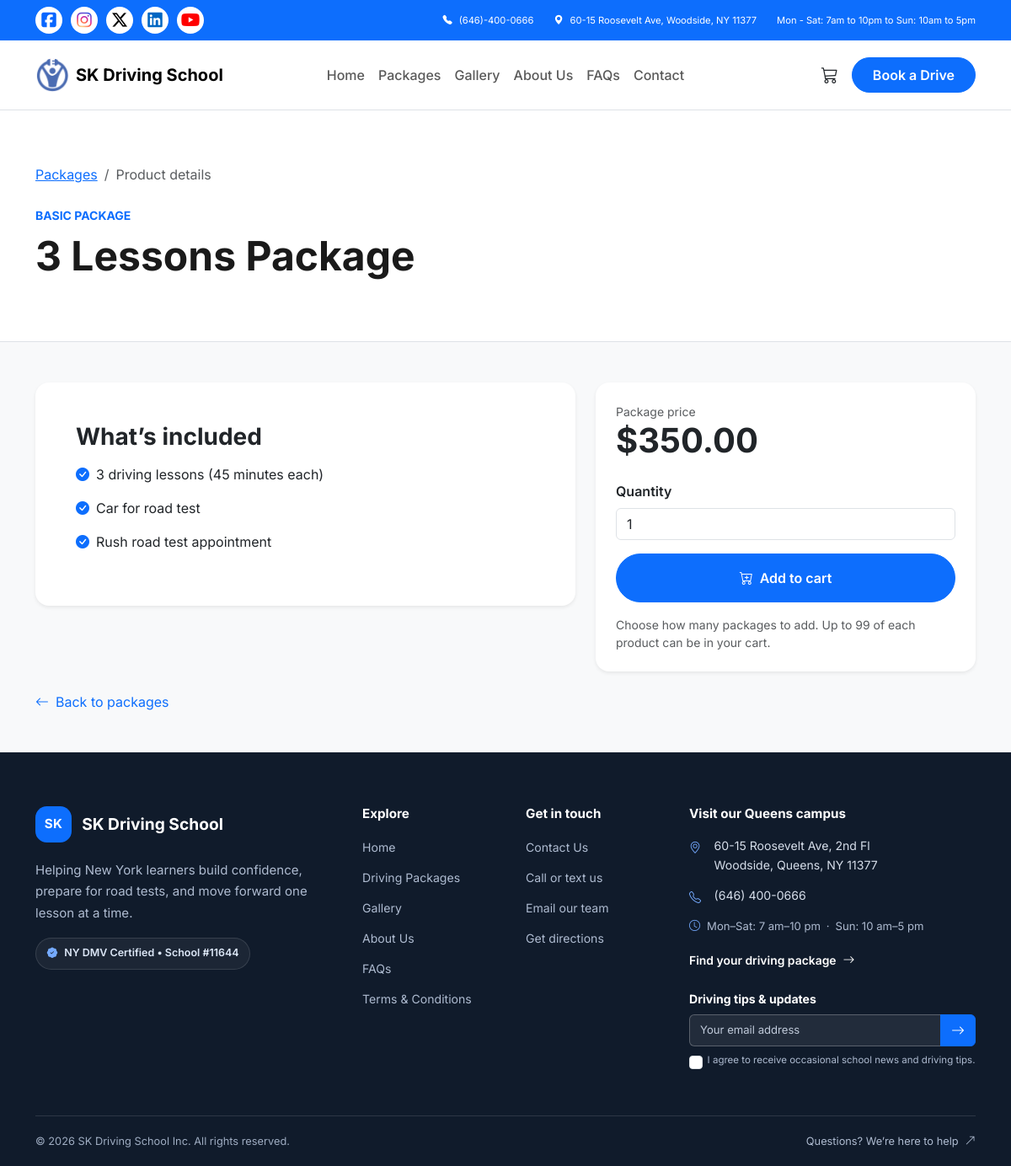
/product?id=3, run on the app's committed database.
### tables this page shows
CREATE TABLE IF NOT EXISTS products (
    id BIGINT UNSIGNED NOT NULL AUTO_INCREMENT PRIMARY KEY,
    category VARCHAR(32) NOT NULL,
    region VARCHAR(120) NULL,
    name VARCHAR(180) NOT NULL,
    price_cents INT UNSIGNED NOT NULL,
    subtitle VARCHAR(255) NULL,
    features JSON NOT NULL,
    is_active TINYINT(1) NOT NULL DEFAULT 1,
    sort_order INT NOT NULL DEFAULT 0,
    created_at TIMESTAMP NOT NULL DEFAULT CURRENT_TIMESTAMP,
    updated_at TIMESTAMP NOT NULL DEFAULT CURRENT_TIMESTAMP ON UPDATE CURRENT_TIMESTAMP,
    INDEX products_active_category_order (is_active, category, sort_order),
    INDEX products_region_category (region, category, is_active)
);

### includes/package-catalog.php (called while the page is built, shortened)
<?php
require_once __DIR__ . '/db.php';
$productsById = [];
$productCatalogReady = false;
if ($pdo === null) {
    $productCatalogError = 'The package catalog is unavailable because the database is not connected.';
} else {
    $tableStatement = $pdo->prepare(
        'SELECT COUNT(*) FROM information_schema.TABLES WHERE TABLE_SCHEMA = DATABASE() AND TABLE_NAME = ?'
    );
    $tableStatement->execute(['products']);
    $productCatalogReady = (int) $tableStatement->fetchColumn() === 1;
}
if ($productCatalogReady) {
    $statement = $pdo->query(
        'SELECT id, category, region, name, price_cents, subtitle, features, sort_order
         FROM products
         WHERE is_active = 1
         ORDER BY sort_order, id'
    );
    foreach ($statement->fetchAll() as $row) {
        $features = json_decode($row['features'], true);
        $features = array_values(array_filter($features, 'is_string'));
        $product = [
            'id' => (int) $row['id'],
            'category' => $row['category'],
            'region' => $row['region'] ?? '',
            'name' => $row['name'],
            'price' => ((int) $row['price_cents']) / 100,
            'features' => $features,
            'sort_order' => (int) $row['sort_order'],
        ];
        if (is_string($row['subtitle']) && $row['subtitle'] !== '') {
            $product['subtitle'] = $row['subtitle'];
        }
        $productsById[$product['id']] = $product;
    }
}

### product.php (the view, shortened to what this page needs)
<?php
require_once 'includes/package-catalog.php';
$productIdValue = $_GET['id'] ?? '';
$productId = is_string($productIdValue) && ctype_digit($productIdValue) ? (int) $productIdValue : 0;
$product = $productsById[$productId] ?? null;
$remainingQuantity = 99;
$quantityValue = '1';
if ($product === null) {
    http_response_code($productCatalogError === null ? 404 : 503);
} else {
    $cart = isset($_SESSION['cart']) && is_array($_SESSION['cart']) ? $_SESSION['cart'] : [];
    $itemId = $product['region'] . '|' . $product['category'] . '|' . $productId;
    $currentQuantity = isset($cart[$itemId]) && is_int($cart[$itemId]) && $cart[$itemId] > 0
        ? min(99, $cart[$itemId])
        : 0;
    $remainingQuantity = 99 - $currentQuantity;
}
include 'includes/header.php';
?>
<header class="site-header">
    <?php
    require_once 'includes/topbar.php';
    require_once 'includes/navbar.php';
    ?>
</header>
<main>
    <section class="py-5 bg-white border-bottom">
        <div class="container py-3">
            <nav aria-label="Breadcrumb" class="mb-4">
                <ol class="breadcrumb mb-0">
                    <li class="breadcrumb-item"><a href="packages">Packages</a></li>
                    <li class="breadcrumb-item active" aria-current="page">Product details</li>
                </ol>
            </nav>
            <?php if ($product === null): ?>
                <h1 class="display-5 fw-bold">Product unavailable</h1>
                <p class="lead text-muted mb-4">
                    <?= htmlspecialchars($productCatalogError ?? 'This product could not be found or is no longer available.', ENT_QUOTES, 'UTF-8') ?>
                </p>
                <a class="btn btn-primary rounded-pill px-4" href="packages">Browse packages</a>
            <?php else: ?>
                <span class="text-primary fw-bold small text-uppercase tracking-wide">
                    <?= htmlspecialchars($product['category'], ENT_QUOTES, 'UTF-8') ?> package
                </span>
                <h1 class="display-5 fw-bold mt-2 mb-2"><?= htmlspecialchars($product['name'], ENT_QUOTES, 'UTF-8') ?></h1>
            <?php endif; ?>
        </div>
    </section>
    <?php if ($product !== null): ?>
        <section class="py-5 bg-light">
            <div class="container">
                <div class="row g-4 align-items-start">
                    <div class="col-lg-7">
                        <article class="card border-0 shadow-sm rounded-4 p-4 p-md-5">
                            <h2 class="h3 fw-bold mb-3">What’s included</h2>
                            <ul class="list-unstyled mb-0">
                                <?php foreach ($product['features'] as $feature): ?>
                                    <li class="d-flex gap-2 mb-3">
                                        <i class="bi bi-check-circle-fill text-primary" aria-hidden="true"></i>
                                        <span><?= htmlspecialchars($feature, ENT_QUOTES, 'UTF-8') ?></span>
                                    </li>
                                <?php endforeach; ?>
                            </ul>
                        </article>
                    </div>
                    <div class="col-lg-5">
                        <aside class="card border-0 shadow-sm rounded-4 p-4" aria-label="Product price and order">
                            <span class="text-muted small">Package price</span>
                            <p class="display-6 fw-bold mb-4">$<?= number_format($product['price'], 2) ?></p>
                            <form method="post" action="product?id=<?= $productId ?>">
                                <label for="product-quantity" class="form-label fw-semibold">Quantity</label>
                                <input
                                    class="form-control mb-3"
                                    type="number"
                                    id="product-quantity"
                                    name="quantity"
                                    min="1"
                                    max="<?= $remainingQuantity ?>"
                                    value="<?= htmlspecialchars((string) $quantityValue, ENT_QUOTES, 'UTF-8') ?>"
                                    required
                                    <?= $remainingQuantity === 0 ? 'disabled' : '' ?>
                                >
                                <button type="submit" class="btn btn-primary w-100 rounded-pill py-3 fw-semibold" <?= $remainingQuantity === 0 ? 'disabled' : '' ?>>
                                    <i class="bi bi-cart-plus me-2" aria-hidden="true"></i>Add to cart
                                </button>
                            </form>
                            <p class="small text-muted mt-3 mb-0">
                                <?= $remainingQuantity === 99
                                    ? 'Choose how many packages to add. Up to 99 of each product can be in your cart.'
                                    : 'You can add up to ' . $remainingQuantity . ' more of this product. You’ll review your selections in the cart before proceeding.' ?>
                            </p>
                        </aside>
                    </div>
                </div>
                <a href="packages" class="d-inline-block mt-4 text-decoration-none">
                    <i class="bi bi-arrow-left me-2" aria-hidden="true"></i>Back to packages
                </a>
            </div>
        </section>
    <?php endif; ?>
</main>
<?php include 'includes/footer.php'; ?>

### assets/css/partials/00-base.css (style rules this page uses)
:root { --bs-primary: #0d6efd; --bs-primary-rgb: 13,110,253; }
.btn-primary { background-color: var(--bs-primary); border-color: var(--bs-primary); }
.text-primary { color: var(--bs-primary) !important; }
body { font-family: 'Inter', sans-serif; color: #1a1a1a; }

### assets/css/partials/01-layout.css (style rules this page uses)
main { animation: site-page-enter 0.42s ease-out both; }
.btn, .navbar .nav-link, .footer-links a, .footer-contact-link, .footer-bottom-link, .contact-info-row a, .about-team-links a, .gallery-cta-card a, .cart-continue-link, .cart-call-link { transition: color 0.18s ease, background-color 0.18s ease, border-color 0.18s ease, box-shadow 0.18s ease, transform 0.18s ease; }
.home-feature-card, .home-package-card, .card, .contact-response-card, .contact-form-card, .contact-campus-card, .contact-note-card, .faq-category, .about-promise-card, .about-service-card, .about-area-card, .about-team-card, .about-cta-card, .terms-card, .cart-empty-card, .cart-items-card, .cart-summary, .checkout-card, .checkout-summary, .checkout-campus-card { transition: transform 0.22s ease, box-shadow 0.22s ease, border-color 0.22s ease; }

### data on the page
products: category "BASIC", name "3 Lessons Package", quantity "1"

### other printed values
$feature "3 driving lessons (45 minutes each)"
$feature "Car for road test"
$feature "Rush road test appointment"
$product['price'] "350.00"
